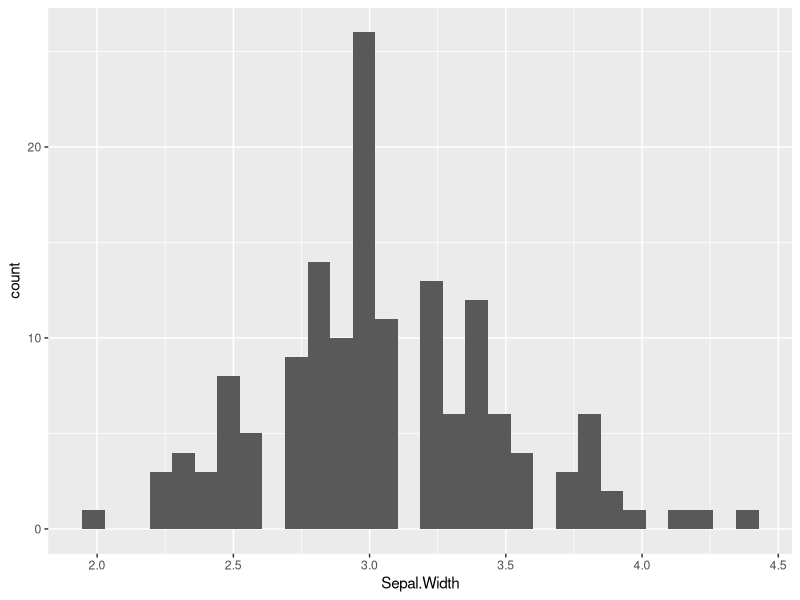
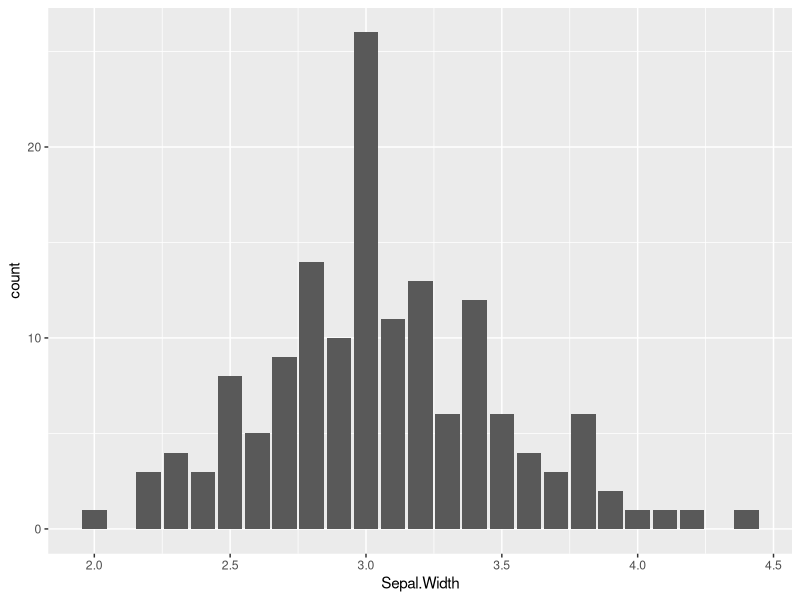
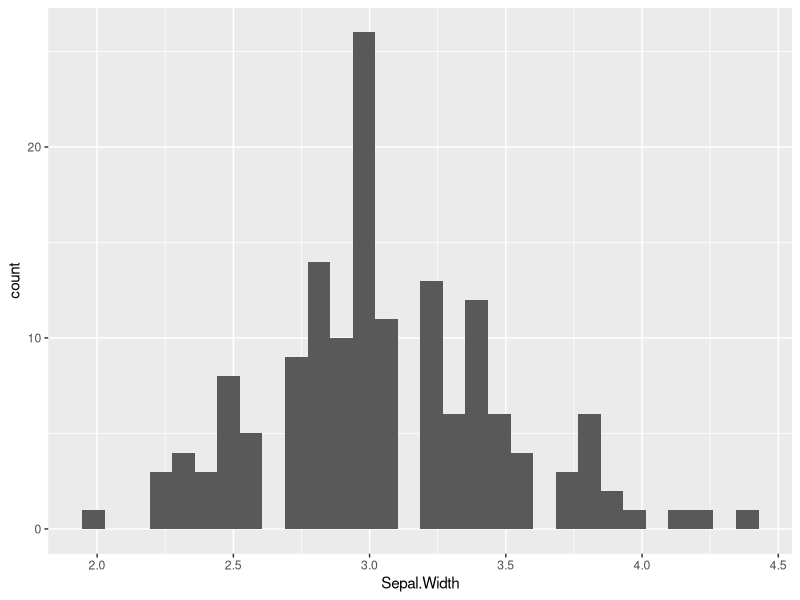
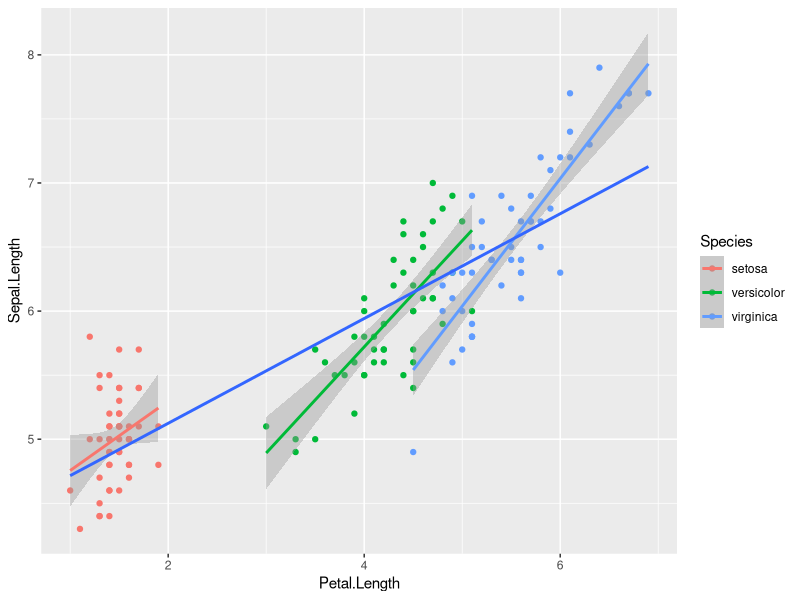

Generate these figures, in order, with R:
## ---- chunk 1
knitr::opts_chunk$set(echo = TRUE)

#load required libraries
library(tidyverse)
## ---- chunk 2
#assign plot object
p <- ggplot(iris, aes(x = Sepal.Width))

#plot with geom_histogram
p + geom_histogram()

#plot with geom_bar
p + geom_bar()

#plot with stat_bin
p + stat_bin()
## ---- chunk 3
#assign plot object
p <- ggplot(iris, aes(Petal.Length, Sepal.Length, color = Species))

#scatter plot with least squares modeling for each individual Species, and the dataset as a whole.
#we can determine whether the confidence interval ribbon appears by setting the 'se' argument.
p + geom_point() +
  geom_smooth(method = "lm") +
  geom_smooth(method = "lm", se = FALSE, aes(group = 1))
